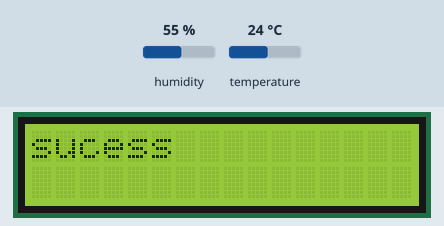
This sketch was run on a simulated ESP32. Shown: 16×2 character LCD. Wiring (inferred from the names in the program): DHT11 sensor: data GPIO 4. The test bench sets the inputs (shaded band); at power-on: humidity 55 %, temperature 24 °C. WiFi joins after 1.5 s; servers stay silent unless stated; web services answer with replies made up by the test bench; what the sketch prints to the serial monitor is not drawn.

Above: at 2.7 s.
2.8 s: humidity set to 22 %
At 4.4 s:
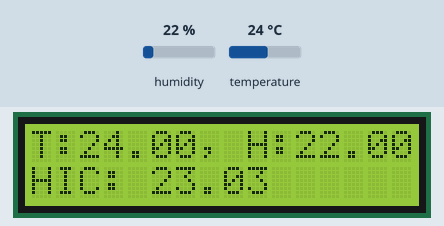
6.1 s: temperature set to 12 °C
At 8.2 s:
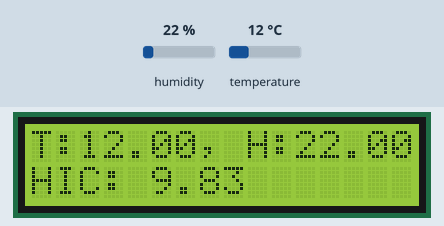
10.1 s: humidity set to 40 %
At 12.4 s:
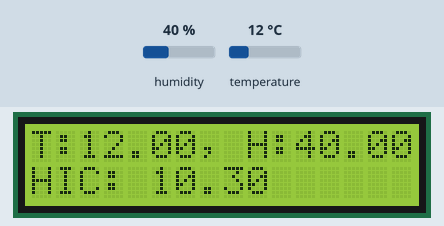
14.1 s: temperature set to 19 °C
At 16.5 s:
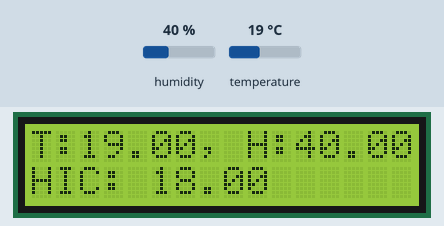
Timing chart, 0 to 18.0 s (numbered marks = the images above; inputs shaded):
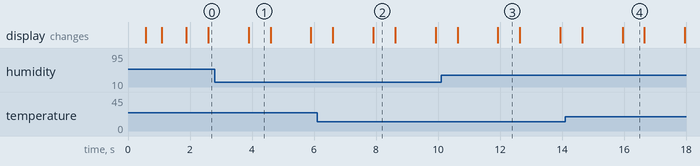

Measured:
- after the input at 2.8 s, the display: changes after 1.1 s (image 1)
- after the input at 6.1 s, the display: first differs from a run without the input after 1.8 s (image 2)
- after the input at 10.1 s, the display: first differs from a run without the input after 1.8 s (image 3)
- after the input at 14.1 s, the display: first differs from a run without the input after 1.9 s (image 4)
- what the display in image 1 shows lasts 0.7 s, from 3.9 s to 4.6 s

The sketch:

wif_test.ino
```cpp
#include <WiFi.h>
#include <HTTPClient.h>
#include <Wire.h>
#include <LiquidCrystal_I2C.h>
#include "DHT.h"        // including the library of DHT11 temperature and humidity sensor

#define DHTTYPE DHT11   // DHT 11
#define dht_dpin 4

#define uS_TO_S_FACTOR 1000000  /* Conversion factor for micro seconds to seconds */
#define TIME_TO_SLEEP  600        /* Time ESP32 will go to sleep (in seconds) */

byte max_tries = 20;

float h;
float t;

String apiKey = "F3B5SDC8JXTYMBVH";

const char* ssid = "wifi-sa-bahay-V2.4";
const char* password = "wifi-sa-bahay-V2.4-password";

const char* serverName = "http://api.thingspeak.com/update";
LiquidCrystal_I2C lcd(0x27, 16, 2);
DHT dht(dht_dpin, DHTTYPE);
void setup(void)
{
  dht.begin();
  lcd.begin();
  Serial.begin(115200);
  connectToWifi();
//  esp_sleep_enable_timer_wakeup(TIME_TO_SLEEP * uS_TO_S_FACTOR);
//  esp_deep_sleep_start();
}
void loop() {
  readDHT();
  delay(1000);
}

void readDHT(){
  do{
    h = dht.readHumidity();
    t = dht.readTemperature();
  }while(isnan(h) || isnan(t));
  float heat_index = dht.computeHeatIndex(t, h, false);

  lcd.clear();
  lcd.print("T:");
  lcd.print(t);
  lcd.print(", H:");
  lcd.print(h);
  lcd.setCursor(0,1);
  lcd.print("HIC: ");
  lcd.print(heat_index);
  delay(500);
  // try to post data until it sends
  int response = 1;
  do{
    response = postData(t, h, heat_index);
    if(response == -1){
    }else if(response == 1){
      // reconnect to wifi
      connectToWifi();
    }
  }while(response != 200);
  lcd.clear();
  lcd.print("sucess");
}

void connectToWifi(){
  Serial.println("Connecting");
  lcd.clear();
  lcd.print("Connecting");
  lcd.setCursor(0,1);
  byte connection_tries = 0;
  WiFi.begin(ssid, password);
  while(WiFi.status() != WL_CONNECTED){
    Serial.print(".");
    lcd.print(".");
    delay(500);
    if(connection_tries >= max_tries){
      // if it fails to connect after 20 tries, sleep for 1 second
      esp_sleep_enable_timer_wakeup(1 * uS_TO_S_FACTOR);
      esp_deep_sleep_start();
    }
    connection_tries++;
  }
}


int postData(float temp, float humid, float hic){
  if(WiFi.status() == WL_CONNECTED){
    WiFiClient client;
    HTTPClient http;

    http.begin(client, serverName);

    http.addHeader("Content-Type", "application/x-www-form-urlencoded");

    String httpRequestData = "api_key="+apiKey+"&field1="+temp+"&field2="+humid+"&field3="+hic;
    Serial.print("Payload: ");
    Serial.println(httpRequestData);
    int httpResponseCode = http.POST(httpRequestData);
    Serial.print("Response: ");
    Serial.println(httpResponseCode);
    http.end();
    return httpResponseCode;
  }
  return 1;
}
```
